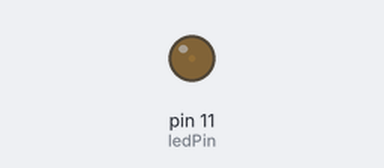
The sketch below on a simulated Arduino Uno, built with avr-gcc and run on an emulated ATmega328P. Parts: output pins drawn as LEDs (lit = HIGH).

Above: at 0.05 s.
At 1.3 s:
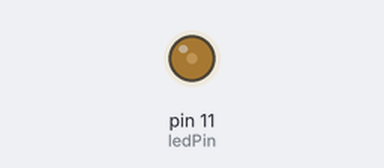
At 2.55 s:
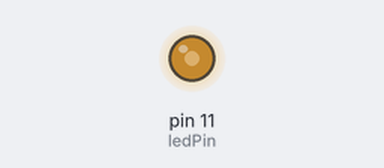
At 5.1 s:
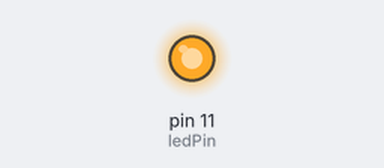
Timing chart, 0 to 6.7 s (numbered marks = the images above):
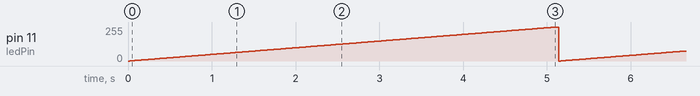

Measured:
- by itself, pin 11 (ledPin): ramps from 0/255 to 255/255 and jumps back, once every 5.1 s

The sketch:

breathing_led.ino
```cpp
int ledPin =11;
void setup()
{
  pinMode(ledPin, OUTPUT);
}

void loop()
{
for(int a=0 ; a<=255; a++)
{
  analogWrite(ledPin,a);
  delay(20);
}
  for(int a=255; a>=0; a++)
  {
    analogWrite(ledPin,a);
    delay(20);
  }
  delay(200);
}
```
